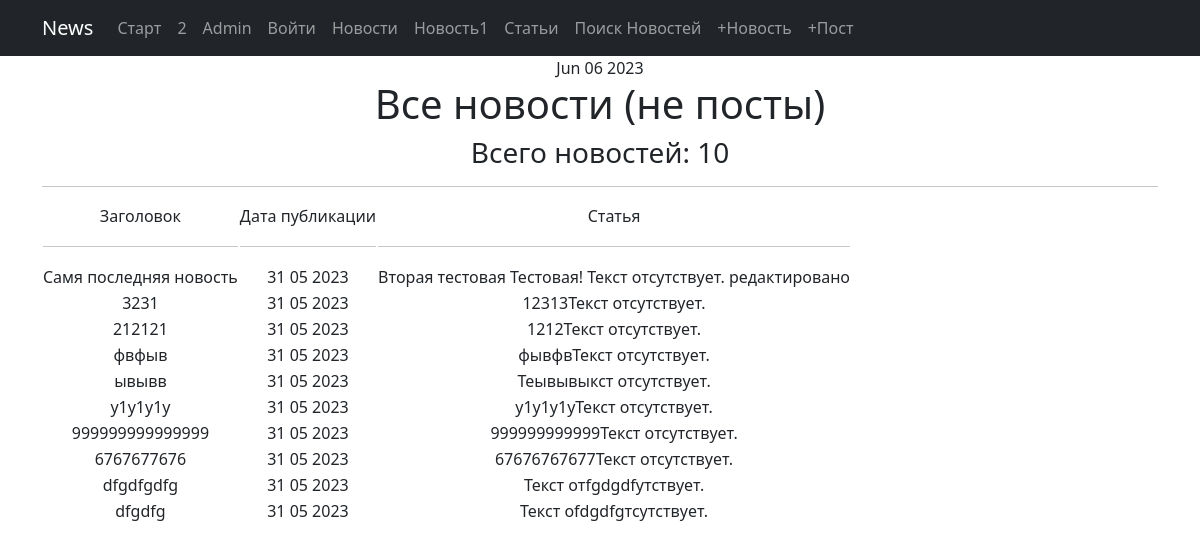
The page /news/ on the database as committed earlier.
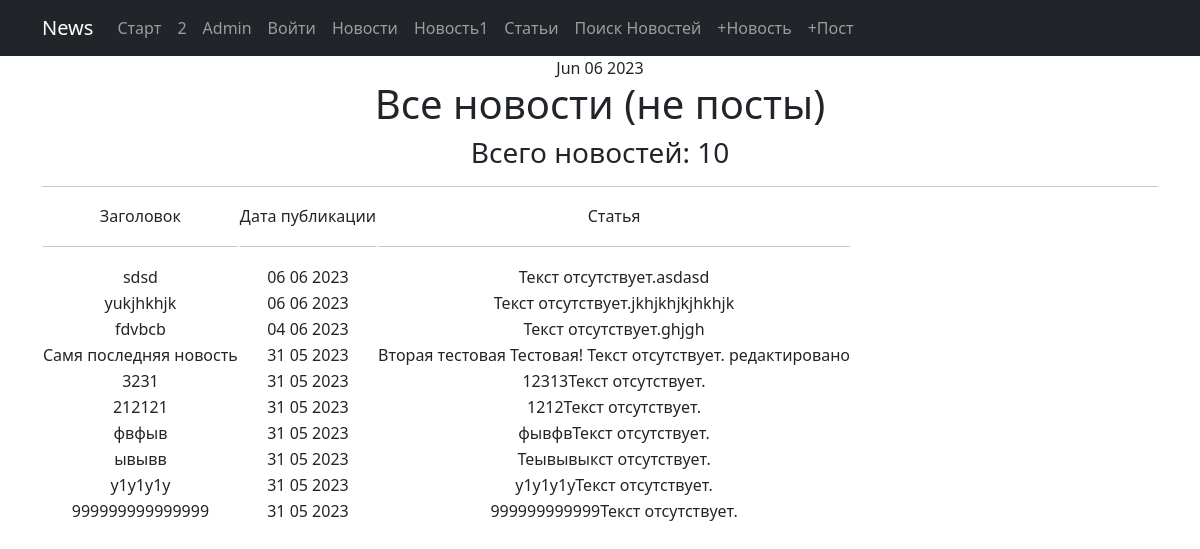
The same page on the database as committed later.
### News_Portal/models.py (models this page shows, shortened)
class Post(models.Model):
    article = 'AR'
    news = 'NE'
    POSITIONS = [
        (article, 'Статья'),
        (news, 'Новость')
    ]
    author = models.ForeignKey('Author', on_delete=models.CASCADE)  # связь «один ко многим» с моделью Author;
    position = models.CharField(max_length=2, choices=POSITIONS, default=article)  # «статья» или «новость»;
    date_time = models.DateTimeField(auto_now_add=True)  # автоматически добавляемая дата и время создания;
    category = models.ManyToManyField('Category', through='PostCategory')  # связь «многие ко многим»
    title = models.CharField(max_length=50, unique=True)  # заголовок статьи/новости;
    text = models.TextField(default="Текст отсутствует.")  # текст статьи/новости;
    ratio = models.IntegerField(default=0)  # рейтинг статьи/новости."

### News_Portal/views.py (the view)
# urls.py: path('', NewsList.as_view(), name='news-list'),
class NewsList(ListView):
    queryset = Post.objects.filter(position='NE').order_by('-date_time')
    template_name = 'news.html'
    context_object_name = 'news_list'
    paginate_by = 10  # вот так мы можем указать количество записей на странице

### News_Portal/templatetags/custom_filters.py (called while the page is built)
@register.filter()
def censor(some_text, bad=bad_words):
    if not isinstance(some_text, str):
        raise NotAString()
    for bad_word in bad:
        i = -2
        while i != -1:
            i = some_text.lower().find(bad_word)
            if i >= 0:
                some_text = some_text[0:i + 1] + '*' * (len(bad_word) - 1) + some_text[i + len(bad_word):]
                print(type(some_text))
    return some_text

### News_Portal/templatetags/custom_tags.py (called while the page is built)
@register.simple_tag()
def current_time(format_string='%b %d %Y'):
    return datetime.utcnow().strftime(format_string)

### templates/news.html (shortened to what this page needs)
{% extends 'flatpages/default.html' %}
{% load custom_filters %}
{% block content %}
<h1>Все новости (не посты)</h1>
<h3>Всего новостей:     {{ news_list|length }}   </h3>
<hr>
{% if news_list %}
<table>
    <tr>
        <td>Заголовок </td>
        <td>Дата публикации  </td>
        <td>Статья</td>
    </tr>
    <tr>
        <td><hr></td>
        <td><hr></td>
        <td><hr></td>
    </tr>
    {% for post_ in news_list %}
    <tr>
        <td>{{ post_.title|censor}}</td>
        <td>{{ post_.date_time|date:' d m Y' }}</td>
        <td>{{ post_.text|truncatewords:20|censor }}</td>
    </tr>
    {% endfor %}
</table>
{% else %}
<h2>Новостей нет!</h2>
{% endif %}
{% endblock content %}

Rows that differ between the two databases and show on the page:
no longer on this page (row unchanged): Post: title|censor "6767677676", date_time "31 05 2023", text|censor "67676767677Текст отсутствует."
no longer on this page (row unchanged): Post: title|censor "dfgdfgdfg", date_time "31 05 2023", text|censor "Текст отfgdgdfутствует."
no longer on this page (row unchanged): Post: title|censor "dfgdfg", date_time "31 05 2023", text|censor "Текст оfdgdfgтсутствует."
added Post: title|censor "sdsd", date_time "06 06 2023", text|censor "Текст отсутствует.asdasd"
added Post: title|censor "yukjhkhjk", date_time "06 06 2023", text|censor "Текст отсутствует.jkhjkhjkjhkhjk"
added Post: title|censor "fdvbcb", date_time "04 06 2023", text|censor "Текст отсутствует.ghjgh"
